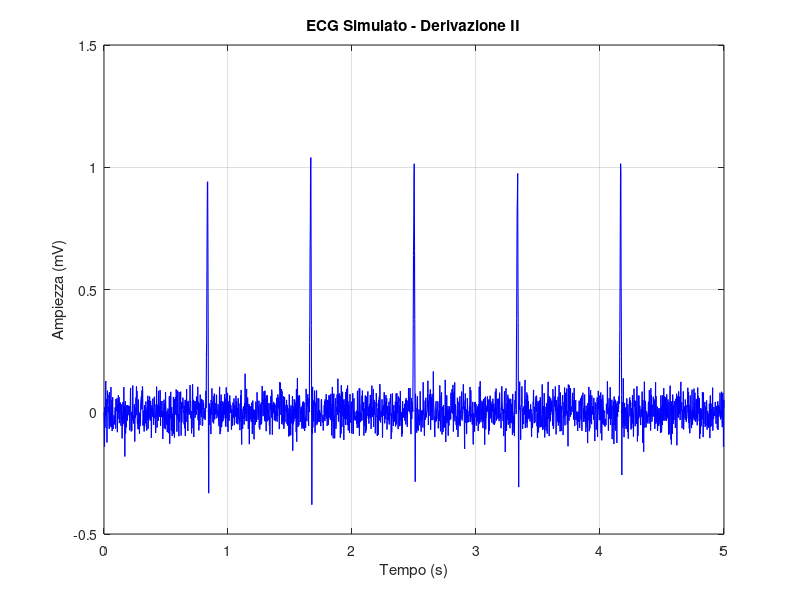

MATLAB code to generate this figure:
% Simulazione ECG semplificata (versione robusta e commentata riga per riga)
fs = 500;                              % Imposta la frequenza di campionamento in Hz (500 campioni al secondo)
duration = 5;                          % Imposta la durata totale del segnale in secondi
nSamples = fs * duration + 1;          % Calcola il numero di campioni includendo sia t=0 sia t=duration
t = (0:nSamples-1)' / fs;              % Costruisce il vettore tempo come colonna (N x 1) per evitare mismatch

bpm = 72;                              % Imposta la frequenza cardiaca media in battiti al minuto
beat_interval = 60 / bpm;              % Converte i bpm in intervallo tra battiti (secondi per battito)

ecg = zeros(nSamples, 1);              % Prealloca il segnale ECG come vettore colonna pieno di zeri
qrs_shape = [linspace(0,1,6), ...      % Definisce la salita del complesso QRS (6 campioni)
             linspace(1,-0.3,5)]';     % Definisce la discesa del complesso QRS (5 campioni), poi traspone in colonna
halfWidth = 5;                         % Definisce la semi-larghezza del complesso (totale = 11 campioni)

for beat_time = 0:beat_interval:duration       % Scorre i tempi in cui inserire un battito simulato
    idx = round(beat_time * fs) + 1;           % Converte il tempo del battito nell'indice del campione MATLAB (1-based)
    if idx > halfWidth && idx <= nSamples-halfWidth  % Verifica i bordi: il segmento idx-5:idx+5 deve restare dentro il vettore
        ecg(idx-halfWidth:idx+halfWidth) = qrs_shape; % Inserisce la forma QRS nel punto corretto del segnale
    end                                         % Chiude il controllo di sicurezza sui limiti
end                                             % Chiude il ciclo su tutti i battiti simulati

ecg = ecg + 0.05 * randn(nSamples, 1);          % Aggiunge rumore gaussiano a bassa ampiezza per simulare rumore reale

figure('Position', [100 100 1000 400]);         % Crea la finestra grafica con dimensione e posizione definite
plot(t, ecg, 'b', 'LineWidth', 0.8);            % Disegna ECG in funzione del tempo (stesse dimensioni: N x 1, quindi nessun errore)
xlabel('Tempo (s)');                            % Etichetta l'asse x in secondi
ylabel('Ampiezza (mV)');                        % Etichetta l'asse y in millivolt
title('ECG Simulato - Derivazione II');         % Imposta il titolo del grafico
xlim([0 duration]);                             % Limita la vista orizzontale all'intervallo simulato
grid on;                                        % Attiva la griglia per facilitare la lettura del tracciato
